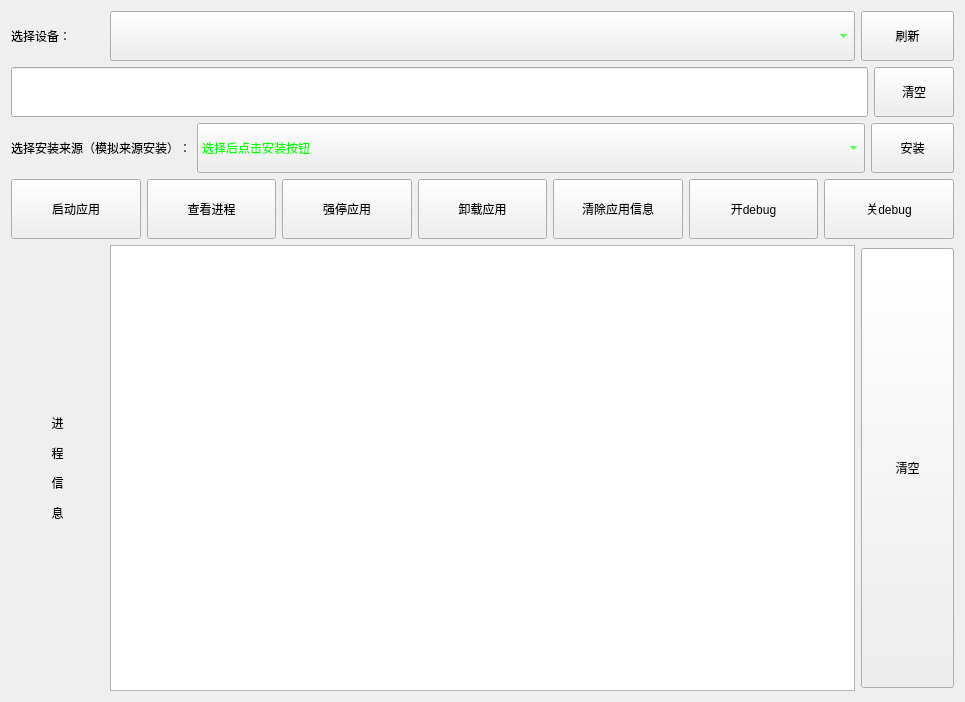
<?xml version="1.0" encoding="UTF-8"?>
<ui version="4.0">
 <class>Form</class>
 <widget class="QWidget" name="Form">
  <property name="geometry">
   <rect>
    <x>0</x>
    <y>0</y>
    <width>965</width>
    <height>702</height>
   </rect>
  </property>
  <property name="windowTitle">
   <string>测试工具_AeFun</string>
  </property>
  <layout class="QVBoxLayout" name="verticalLayout_4" stretch="1,1,1,1,6">
   <item>
    <layout class="QHBoxLayout" name="horizontalLayout_6" stretch="1,8,1">
     <item>
      <widget class="QLabel" name="label">
       <property name="maximumSize">
        <size>
         <width>16777215</width>
         <height>30</height>
        </size>
       </property>
       <property name="styleSheet">
        <string notr="true">font: 14pt &quot;幼圆&quot;;</string>
       </property>
       <property name="text">
        <string>选择设备：</string>
       </property>
      </widget>
     </item>
     <item>
      <widget class="QComboBox" name="devices_list">
       <property name="minimumSize">
        <size>
         <width>0</width>
         <height>50</height>
        </size>
       </property>
       <property name="styleSheet">
        <string notr="true">font: 16pt &quot;幼圆&quot;;
color: rgb(0, 255, 0);</string>
       </property>
      </widget>
     </item>
     <item>
      <widget class="QPushButton" name="refresh">
       <property name="minimumSize">
        <size>
         <width>0</width>
         <height>50</height>
        </size>
       </property>
       <property name="styleSheet">
        <string notr="true">font: 14pt &quot;幼圆&quot;;
</string>
       </property>
       <property name="text">
        <string>刷新</string>
       </property>
       <property name="icon">
        <iconset resource="ico.qrc">
         <normaloff>:/白、/刷新-白.png</normaloff>:/白、/刷新-白.png</iconset>
       </property>
       <property name="iconSize">
        <size>
         <width>16</width>
         <height>16</height>
        </size>
       </property>
      </widget>
     </item>
    </layout>
   </item>
   <item>
    <layout class="QHBoxLayout" name="horizontalLayout_7">
     <item>
      <widget class="QLineEdit" name="path_text">
       <property name="minimumSize">
        <size>
         <width>0</width>
         <height>50</height>
        </size>
       </property>
       <property name="styleSheet">
        <string notr="true">color: rgb(85, 255, 0);
font: 13pt &quot;幼圆&quot;;</string>
       </property>
      </widget>
     </item>
     <item>
      <widget class="QPushButton" name="clean_path">
       <property name="minimumSize">
        <size>
         <width>0</width>
         <height>50</height>
        </size>
       </property>
       <property name="styleSheet">
        <string notr="true">font: 14pt &quot;幼圆&quot;;</string>
       </property>
       <property name="text">
        <string>清空</string>
       </property>
       <property name="icon">
        <iconset resource="ico.qrc">
         <normaloff>:/白、/清空路径-白.png</normaloff>:/白、/清空路径-白.png</iconset>
       </property>
       <property name="iconSize">
        <size>
         <width>16</width>
         <height>16</height>
        </size>
       </property>
      </widget>
     </item>
    </layout>
   </item>
   <item>
    <layout class="QHBoxLayout" name="horizontalLayout_8" stretch="1,8,1">
     <item>
      <widget class="QLabel" name="label_3">
       <property name="styleSheet">
        <string notr="true">font: 14pt &quot;幼圆&quot;;</string>
       </property>
       <property name="text">
        <string>选择安装来源（模拟来源安装）：</string>
       </property>
      </widget>
     </item>
     <item>
      <widget class="QComboBox" name="demo_app">
       <property name="minimumSize">
        <size>
         <width>0</width>
         <height>50</height>
        </size>
       </property>
       <property name="maximumSize">
        <size>
         <width>16777215</width>
         <height>16777215</height>
        </size>
       </property>
       <property name="styleSheet">
        <string notr="true">font: 16pt &quot;幼圆&quot;;
color: rgb(0, 255, 0);</string>
       </property>
       <item>
        <property name="text">
         <string>选择后点击安装按钮</string>
        </property>
       </item>
       <item>
        <property name="text">
         <string>模拟小米安装来源</string>
        </property>
       </item>
       <item>
        <property name="text">
         <string>模拟华为安装来源</string>
        </property>
       </item>
       <item>
        <property name="text">
         <string>模拟vivo安装来源</string>
        </property>
       </item>
       <item>
        <property name="text">
         <string>模拟oppo安装来源</string>
        </property>
       </item>
       <item>
        <property name="text">
         <string>debug安装（安装后同时开启debug）</string>
        </property>
       </item>
       <item>
        <property name="text">
         <string>正常安装</string>
        </property>
       </item>
      </widget>
     </item>
     <item>
      <widget class="QPushButton" name="install_app">
       <property name="minimumSize">
        <size>
         <width>0</width>
         <height>50</height>
        </size>
       </property>
       <property name="styleSheet">
        <string notr="true">font: 14pt &quot;幼圆&quot;;</string>
       </property>
       <property name="text">
        <string>安装</string>
       </property>
       <property name="icon">
        <iconset resource="ico.qrc">
         <normaloff>:/白、/安装-白.png</normaloff>:/白、/安装-白.png</iconset>
       </property>
       <property name="iconSize">
        <size>
         <width>18</width>
         <height>18</height>
        </size>
       </property>
      </widget>
     </item>
    </layout>
   </item>
   <item>
    <layout class="QHBoxLayout" name="horizontalLayout_9">
     <item>
      <widget class="QPushButton" name="start_app">
       <property name="minimumSize">
        <size>
         <width>0</width>
         <height>60</height>
        </size>
       </property>
       <property name="styleSheet">
        <string notr="true">font: 14pt &quot;幼圆&quot;;</string>
       </property>
       <property name="text">
        <string>启动应用</string>
       </property>
       <property name="icon">
        <iconset resource="ico.qrc">
         <normaloff>:/白、/启动应用-白.png</normaloff>:/白、/启动应用-白.png</iconset>
       </property>
       <property name="iconSize">
        <size>
         <width>18</width>
         <height>18</height>
        </size>
       </property>
      </widget>
     </item>
     <item>
      <widget class="QPushButton" name="check_pro">
       <property name="minimumSize">
        <size>
         <width>0</width>
         <height>60</height>
        </size>
       </property>
       <property name="styleSheet">
        <string notr="true">font: 14pt &quot;幼圆&quot;;</string>
       </property>
       <property name="text">
        <string>查看进程</string>
       </property>
       <property name="icon">
        <iconset resource="ico.qrc">
         <normaloff>:/白、/查看进程-白.png</normaloff>:/白、/查看进程-白.png</iconset>
       </property>
      </widget>
     </item>
     <item>
      <widget class="QPushButton" name="stop_app">
       <property name="minimumSize">
        <size>
         <width>0</width>
         <height>60</height>
        </size>
       </property>
       <property name="styleSheet">
        <string notr="true">font: 14pt &quot;幼圆&quot;;</string>
       </property>
       <property name="text">
        <string>强停应用</string>
       </property>
       <property name="icon">
        <iconset resource="ico.qrc">
         <normaloff>:/白、/强停应用-白.png</normaloff>:/白、/强停应用-白.png</iconset>
       </property>
       <property name="iconSize">
        <size>
         <width>20</width>
         <height>20</height>
        </size>
       </property>
      </widget>
     </item>
     <item>
      <widget class="QPushButton" name="uninstall_app">
       <property name="minimumSize">
        <size>
         <width>0</width>
         <height>60</height>
        </size>
       </property>
       <property name="styleSheet">
        <string notr="true">font: 14pt &quot;幼圆&quot;;</string>
       </property>
       <property name="text">
        <string>卸载应用</string>
       </property>
       <property name="icon">
        <iconset resource="ico.qrc">
         <normaloff>:/白、/卸载应用-白.png</normaloff>:/白、/卸载应用-白.png</iconset>
       </property>
      </widget>
     </item>
     <item>
      <widget class="QPushButton" name="clean_app">
       <property name="minimumSize">
        <size>
         <width>0</width>
         <height>60</height>
        </size>
       </property>
       <property name="styleSheet">
        <string notr="true">font: 14pt &quot;幼圆&quot;;</string>
       </property>
       <property name="text">
        <string>清除应用信息</string>
       </property>
       <property name="icon">
        <iconset resource="ico.qrc">
         <normaloff>:/白、/清楚应用信息-白.png</normaloff>:/白、/清楚应用信息-白.png</iconset>
       </property>
       <property name="iconSize">
        <size>
         <width>20</width>
         <height>20</height>
        </size>
       </property>
      </widget>
     </item>
     <item>
      <widget class="QPushButton" name="debug_app">
       <property name="minimumSize">
        <size>
         <width>0</width>
         <height>60</height>
        </size>
       </property>
       <property name="styleSheet">
        <string notr="true">font: 14pt &quot;幼圆&quot;;</string>
       </property>
       <property name="text">
        <string>开debug</string>
       </property>
       <property name="icon">
        <iconset resource="ico.qrc">
         <normaloff>:/白、/开debug-白.png</normaloff>:/白、/开debug-白.png</iconset>
       </property>
      </widget>
     </item>
     <item>
      <widget class="QPushButton" name="undebug_app">
       <property name="minimumSize">
        <size>
         <width>0</width>
         <height>60</height>
        </size>
       </property>
       <property name="styleSheet">
        <string notr="true">font: 14pt &quot;幼圆&quot;;</string>
       </property>
       <property name="text">
        <string>关debug</string>
       </property>
       <property name="icon">
        <iconset resource="ico.qrc">
         <normaloff>:/白、/关debug-白.png</normaloff>:/白、/关debug-白.png</iconset>
       </property>
      </widget>
     </item>
    </layout>
   </item>
   <item>
    <layout class="QHBoxLayout" name="horizontalLayout_10" stretch="1,8,1">
     <item>
      <widget class="QLabel" name="label_4">
       <property name="minimumSize">
        <size>
         <width>30</width>
         <height>0</height>
        </size>
       </property>
       <property name="styleSheet">
        <string notr="true">font: 20pt &quot;幼圆&quot;;</string>
       </property>
       <property name="text">
        <string>&lt;html&gt;&lt;head/&gt;&lt;body&gt;&lt;p&gt;进&lt;/p&gt;&lt;p&gt;程&lt;/p&gt;&lt;p&gt;信&lt;/p&gt;&lt;p&gt;息&lt;/p&gt;&lt;/body&gt;&lt;/html&gt;</string>
       </property>
       <property name="alignment">
        <set>Qt::AlignCenter</set>
       </property>
      </widget>
     </item>
     <item>
      <widget class="QTextBrowser" name="pro_text">
       <property name="styleSheet">
        <string notr="true">color: rgb(170, 255, 127);</string>
       </property>
       <property name="html">
        <string>&lt;!DOCTYPE HTML PUBLIC &quot;-//W3C//DTD HTML 4.0//EN&quot; &quot;http://www.w3.org/TR/REC-html40/strict.dtd&quot;&gt;
&lt;html&gt;&lt;head&gt;&lt;meta name=&quot;qrichtext&quot; content=&quot;1&quot; /&gt;&lt;style type=&quot;text/css&quot;&gt;
p, li { white-space: pre-wrap; }
&lt;/style&gt;&lt;/head&gt;&lt;body style=&quot; font-family:'SimSun'; font-size:9pt; font-weight:400; font-style:normal;&quot;&gt;
&lt;p style=&quot;-qt-paragraph-type:empty; margin-top:0px; margin-bottom:0px; margin-left:0px; margin-right:0px; -qt-block-indent:0; text-indent:0px;&quot;&gt;&lt;br /&gt;&lt;/p&gt;&lt;/body&gt;&lt;/html&gt;</string>
       </property>
      </widget>
     </item>
     <item>
      <widget class="QPushButton" name="clean_pro">
       <property name="minimumSize">
        <size>
         <width>0</width>
         <height>440</height>
        </size>
       </property>
       <property name="styleSheet">
        <string notr="true">font: 14pt &quot;幼圆&quot;;</string>
       </property>
       <property name="text">
        <string>清空</string>
       </property>
       <property name="icon">
        <iconset resource="ico.qrc">
         <normaloff>:/白、/清空进程信息-白.png</normaloff>:/白、/清空进程信息-白.png</iconset>
       </property>
      </widget>
     </item>
    </layout>
   </item>
  </layout>
 </widget>
 <resources>
  <include location="ico.qrc"/>
 </resources>
 <connections/>
</ui>
